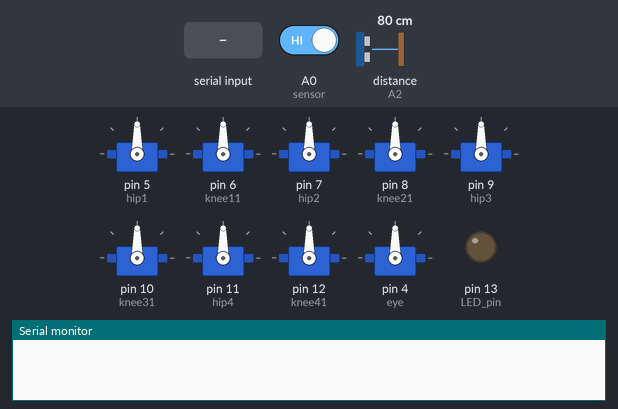
Bench run of a sketch on a simulated Arduino Uno, built with avr-gcc and run on an emulated ATmega328P. On the bench: 9 × servo, output pins drawn as LEDs (lit = HIGH), the last lines printed to the serial monitor. Dashed ring = blinking. The inputs (shaded band) are chosen by the test bench; at power-on: A0 (sensor) HIGH, distance to the obstacle (sensor on A2) 80 cm. The echo pulse lasts 58.3 µs per cm.

Above: at 1.2 s.
1.3 s: "U" received over Serial
At 2.4 s:
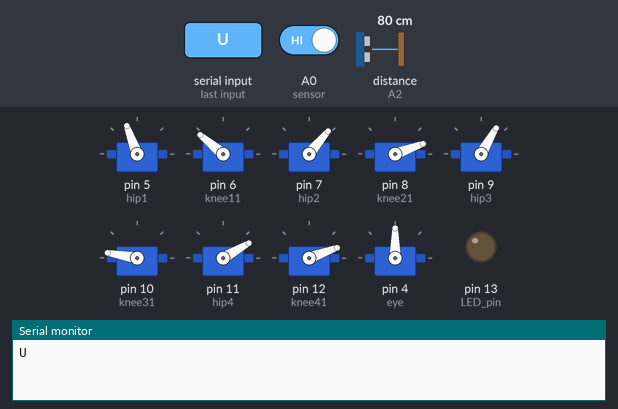
4.3 s: byte 54 ('6') received over Serial
At 4.45 s:
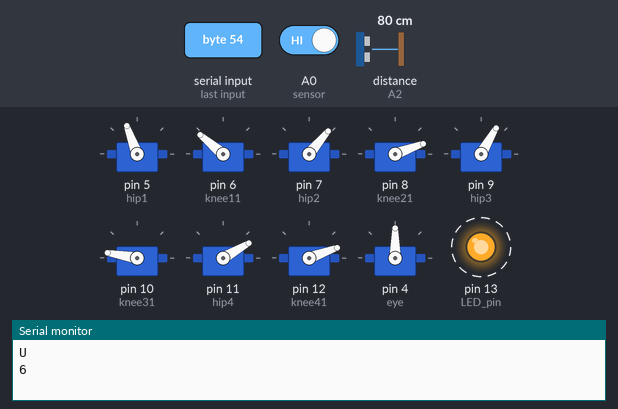
7.3 s: "D" received over Serial
At 9.3 s:
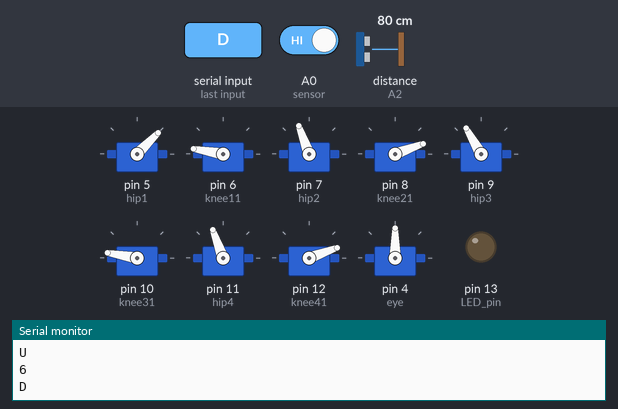
10.3 s: "S" received over Serial
At 11.0 s:
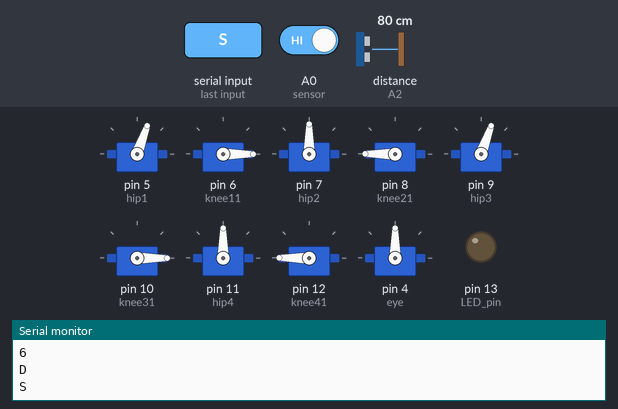
11.8 s: "L" received over Serial
At 14.0 s:
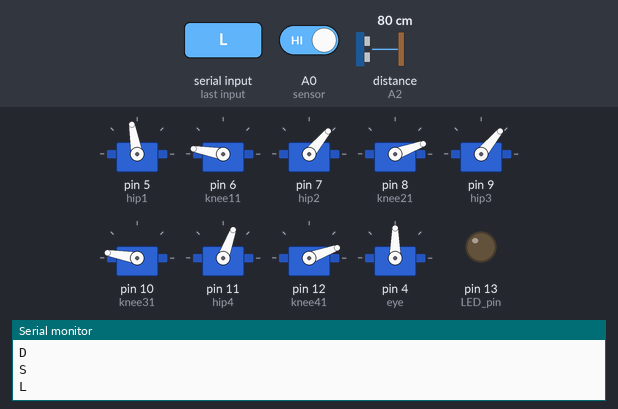
14.8 s: "R" received over Serial
At 16.3 s:
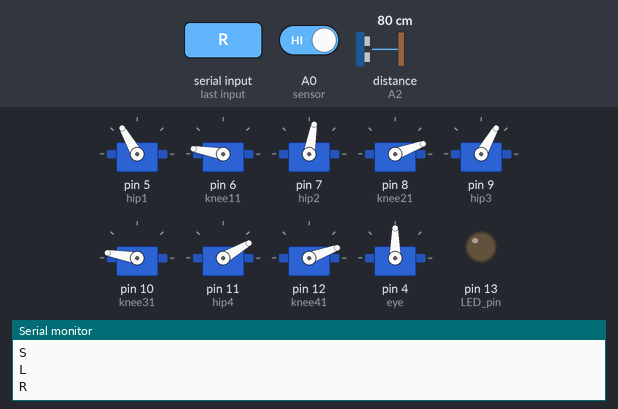
Timing chart, 0 to 17.8 s (numbered marks = the images above; inputs shaded):
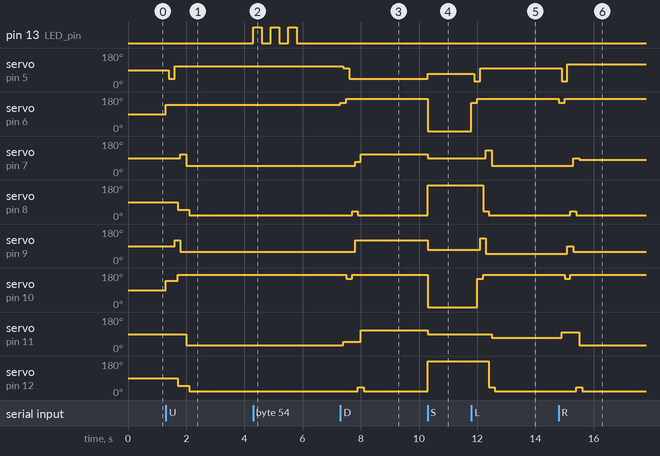

Measured:
- after the input at 1.3 s, servo on pin 5 (hip1): 90° → 45° after 0.10 s, → 110° 0.20 s later; servo on pin 6 (knee11): 90° → 140° at once
- after the input at 4.3 s, pin 13 (LED_pin): alternates HIGH for 0.30 s and LOW for 0.30 s, 6 changes in all, then stays LOW, starting at once
- after the input at 7.3 s, servo on pin 5 (hip1): 110° → 100° after 0.10 s, → 45° 0.20 s later; servo on pin 6 (knee11): 140° → 150° at once, → 170° 0.20 s later; servo on pin 7 (hip2): 50° → 70° after 0.50 s, → 110° 0.20 s later; servo on pin 8 (knee21): 20° → 40° after 0.40 s, → 20° 0.20 s later; servo on pin 9 (hip3): 60° → 120° after 0.50 s
- after the input at 10.3 s, servo on pin 5 (hip1): 45° → 70° at once; servo on pin 6 (knee11), servo on pin 10 (knee31): 170° → 0° at once; servo on pin 7 (hip2), servo on pin 11 (hip4): 110° → 90° at once; servo on pin 8 (knee21), servo on pin 12 (knee41): 20° → 180° at once; servo on pin 9 (hip3): 120° → 70° at once
- after the input at 11.8 s, servo on pin 5 (hip1): 70° → 30° after 0.10 s, → 100° 0.20 s later; servo on pin 6 (knee11): 0° → 150° at once, → 170° 0.20 s later
- after the input at 14.8 s, servo on pin 5 (hip1): 100° → 30° after 0.10 s, → 120° 0.20 s later; servo on pin 6 (knee11): 170° → 150° at once, → 170° 0.20 s later

The sketch:

sketch_mar11a.ino
```cpp
#include <Servo.h>
#include <NewPing.h>

Servo hip1;
Servo knee11;
Servo hip2;
Servo knee21;
Servo hip3;
Servo knee31;
Servo hip4;
Servo knee41;
Servo eye;

#define TRIGGER_PIN  A1
#define ECHO_PIN     A2
#define MAX_DISTANCE 200

NewPing sonar(TRIGGER_PIN, ECHO_PIN, MAX_DISTANCE);

int b;
int x;
int w;
int up;
int up2;
int up3;
int down;
int down2;
int steps;
int rightsteps;
int leftsteps;
int back;
int pos;
int sensor = A0;
int distance = (sonar.ping_cm());

//////////////////////////////////////
void setup()
{
  pinMode(13, OUTPUT);  // LED pin
  // assign servos to pins and center servos
  hip1.attach(5);
  hip1.write(90);
  knee11.attach(6);
  knee11.write(90);
  hip2.attach(7);
  hip2.write(90);
  knee21.attach(8);
  knee21.write(90);
  hip3.attach(9);
  hip3.write(90);
  knee31.attach(10);
  knee31.write(90);
  hip4.attach(11);
  hip4.write(90);
  knee41.attach(12);
  knee41.write(90);
  eye.attach(4);
  eye.write(90);
  Serial.begin(9600);
  pinMode(sensor, INPUT);
}
//////////////////////////////////////
void idle() // this is the delay between the steps -> walking speed
{
  delay(100);  // if set to a bigger number (more delay between the steps -> slower walking) you will see the walking pattern more clearly
}
//////////////////////////////////////
void test() /* just for debugging -> if need a delay between the subroutines
               you can let the LED blink as an indicator that something is still running  */
{
  for (b = 0; b < 3; b++) // this let the LED blink 5 times
  {
    digitalWrite(13, HIGH);   // turn the LED on
    delay(300);               // wait for .5 second
    digitalWrite(13, LOW);    // turn the LED off
    delay(300);
  }
}
//////////////////////////////////////
void standup()
{
  up2 = 90;
  up3 = 90;
  hip1.write(70);
  hip2.write(80);
  hip3.write(120);
  hip4.write(70);
  for (up = 90; up < 170; up++)
  {
    knee11.write(up);
    up2 = up2 - 1;
    knee21.write(up2);
    delay(20);
  }

  for (up = 90; up < 180; up++)
  {
    knee31.write(up);
    up3 = up3 - 1;
    knee41.write(up3);
    delay(15);
  }
}
//////////////////////////////////////
void sleep()
{
  // hips
  hip1.write(70);
  hip2.write(90);
  hip3.write(70);
  hip4.write(90);
  // knees
  knee11.write(0);
  knee21.write(180);
  knee31.write(0);
  knee41.write(180);
}
//////////////////////////////////////
void stand()
{
  hip1.write(70);
  knee11.write(170);
  delay(20);
  hip2.write(80);
  knee21.write(20);
  delay(20);
  hip3.write(80);
  knee31.write(170);
  delay(20);
  hip4.write(70);
  knee41.write(20);
  delay(20);
}
//////////////////////////////////////
void forward()
{
  // lift front right knee, move front right hip forward and rear right hip backward, lower front right knee
  knee31.write(140);  // lower the diagonal opposite leg a bit to keep the balance
  knee11.write(140);
  idle();
  hip1.write(45);
  hip4.write(90);
  idle();
  knee11.write(170);
  knee31.write(170);  // put the diagonal opposite leg down to keep the balance
  // lift rear left knee, move rear left hip forward and front right hip backward, lower rear left knee
  knee11.write(140);  // lower the diagonal opposite leg a bit to keep the balance
  knee31.write(140);
  idle();
  hip3.write(120);
  hip1.write(110);
  idle();
  knee31.write(170);
  knee31.write(170);  // put the diagonal opposite leg down to keep the balance
  // lift front left knee, move front left hip forward and rear left hip backward, lower front left knee
  knee41.write(50);  // lower the diagonal opposite leg a bit to keep the balance
  knee21.write(50);
  idle();
  hip2.write(110);
  hip3.write(60);
  idle();
  knee21.write(20);
  knee41.write(20);  // put the diagonal opposite leg down to keep the balance
  // lift rear right knee, move rear right hip forward and front left hip backward, lower rear right knee
  knee21.write(50);  // lower the diagonal opposite leg a bit to keep the balance
  knee41.write(50);
  idle();
  hip4.write(30);
  hip2.write(50);
  idle();
  knee41.write(20);
  knee21.write(20);  // put the diagonal opposite leg down to keep the balance
  idle();
}
/////////////////////////////////////
void rightturn()
{
  // lift front right knee, move front right hip forward and rear right hip backward, lower front right knee
  knee11.write(150);
  idle();
  hip1.write(30);
  hip4.write(90);
  idle();
  knee11.write(170);
  // lift rear left knee, move rear left hip forward and front right hip backward, lower rear left knee
  knee31.write(150);
  idle();
  hip3.write(130);
  hip1.write(100);
  idle();
  knee31.write(170);
  // lift front left knee, move front left hip forward and rear left hip backward, lower front left knee
  knee21.write(40);
  idle();
  hip2.write(130);
  hip3.write(50);
  idle();
  knee21.write(20);
  // lift rear right knee, move rear right hip forward and front left hip backward, lower rear right knee
  knee41.write(40);
  idle();
  hip4.write(70);
  hip2.write(50);
  idle();
  knee41.write(20);
  idle();
}
/////////////////////////////////////
void leftturn()
{
  // lift front right knee, move front right hip forward and rear right hip backward, lower front right knee
  knee11.write(150);
  idle();
  hip1.write(30);
  hip4.write(100);
  idle();
  knee11.write(170);
  // lift rear left knee, move rear left hip forward and front right hip backward, lower rear left knee
  knee31.write(150);
  idle();
  hip3.write(90);
  hip1.write(120);
  idle();
  knee31.write(170);
  // lift front left knee, move front left hip forward and rear left hip backward, lower front left knee
  knee21.write(40);
  idle();
  hip2.write(90);
  hip3.write(60);
  idle();
  knee21.write(20);
  // lift rear right knee, move rear right hip forward and front left hip backward, lower rear right knee
  knee41.write(40);
  idle();
  hip4.write(30);
  hip2.write(80);
  idle();
  knee41.write(20);
  idle();
}
/////////////////////////////////////
void backward()
{
  // lift front right knee, move front right hip backward and rear right hip forward, lower front right knee
  knee11.write(150);
  idle();
  hip1.write(100);
  hip4.write(50);
  idle();
  knee11.write(170);
  // lift rear left knee, move rear left hip backward and front right hip forward, lower rear left knee
  knee31.write(150);
  idle();
  hip3.write(60);
  hip1.write(45);
  idle();
  knee31.write(170);
  // lift front left knee, move front left hip backward and rear left hip forward, lower front left knee
  knee21.write(40);
  idle();
  hip2.write(70);
  hip3.write(120);
  idle();
  knee21.write(20);
  // lift rear right knee, move rear right hip backward and front left hip forward, lower rear right knee
  knee41.write(40);
  idle();
  hip4.write(110);
  hip2.write(110);
  idle();
  knee41.write(20);
  idle();
}
/////////////////////////////////////
void laydown() // lay down
{
  hip1.write(70);
  hip2.write(80);
  for (down = 170; down > 90; down = down - 1) {
    knee11.write(down);
    down2 = 190 - down;
    knee21.write(down2);
    delay(15);
  }
  delay(1000);
  hip3.write(80);
  hip4.write(70);
  for (down = 170; down > 90; down = down - 1) {
    knee31.write(down);
    down2 = 190 - down;
    knee41.write(down2);
    delay(15);
  }
}
/////////////////////////////////////
void gym()
{
  int y;
  hip1.write(70);
  knee31.write(130);
  delay(200);
  knee21.write(40);
  hip2.write(110);
  knee21.write(20);
  delay(20);
  knee11.write(60);
  delay(20);
  hip3.write(120);
  delay(20);
  hip4.write(70);
  knee41.write(20);
  delay(20);
}
/////////////////////////////////////
void wink()
{
  for (b = 0; b < 3; b++) {
    for (w = 60; w < 20; w = w - 1)
    {
      knee11.write(w);
      delay(10);
    }
    for (w = 20; w < 60; w++)
    {
      knee11.write(w);
      delay(10);
    }
    delay(200);
  }
}

////////////////////////////////////
void small_stop()
{
  sleep();
  delay(5000);
}

void loop()
{

int state = digitalRead(sensor);

if (Serial.available() > 0) {
    char value = Serial.read();
    Serial.println(value);

    if (value == 'U') {
      forward();
    }
    else if (value == 'D') {
      backward();
    }
    else if (value == 'S') {
      sleep();
    }
    else if(value == 'L'){
      rightturn();
    }
    else if(value == 'R'){
      leftturn();
    }
    else if(value == '1'){
      gym();

    }
    else if(value == '2'){
      laydown();

    }
    else if(value == '3') {
      standup();

    }
    else if(value == '4') {
      small_stop();

    }
    else if(value == '5') {
      wink();

    }
    else if(value == '6') {
      test();

    }
    else if(distance <= 8) {
      backward();

  }
   else if(state == LOW) {
    forward();
   }
}
}
```
